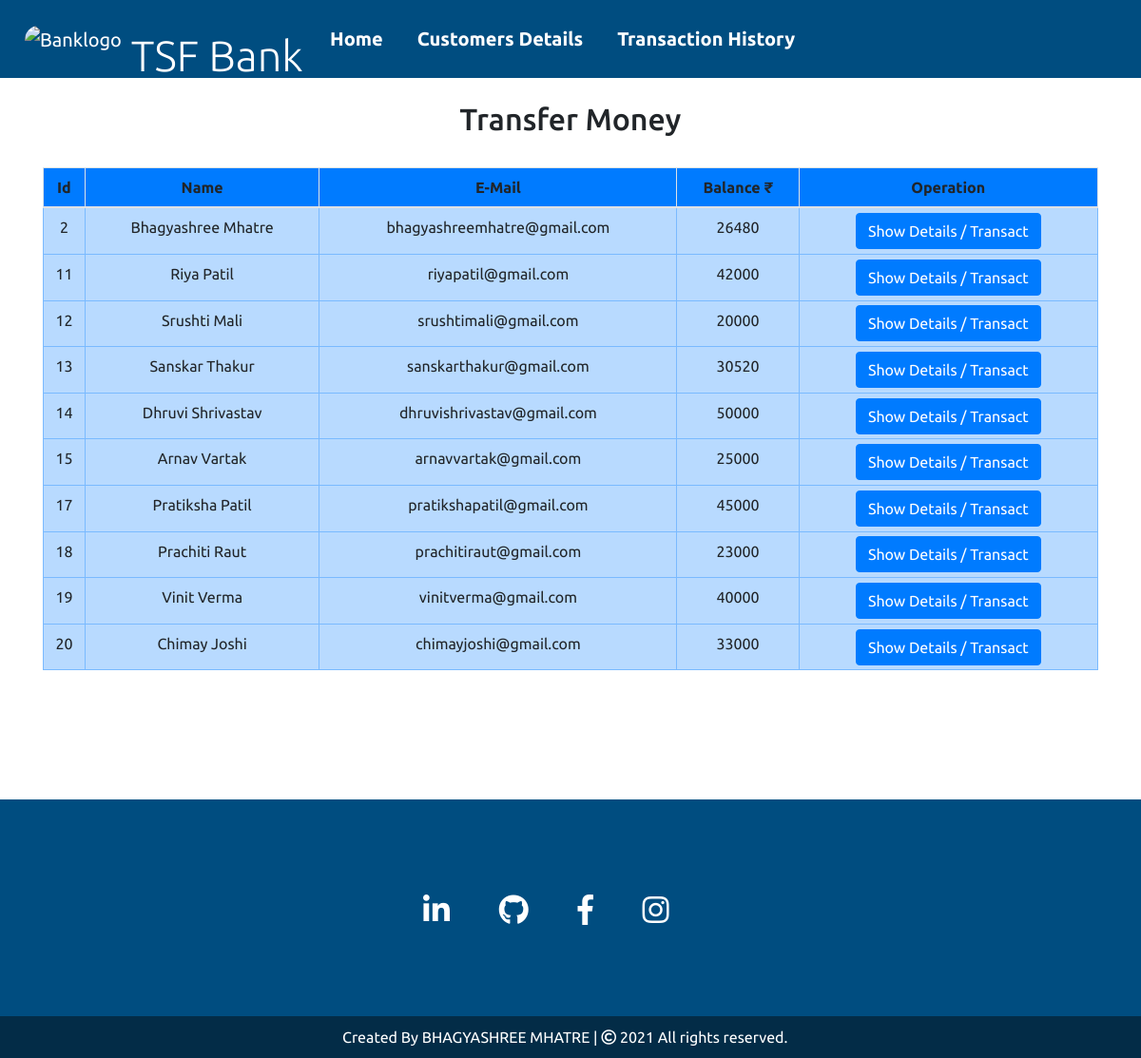
The app's page /transfermoney.php with its own data.
### tables this page shows
CREATE TABLE `users` (
  `id` int(3) NOT NULL,
  `name` text NOT NULL,
  `email` varchar(30) NOT NULL,
  `balance` int(8) NOT NULL
);

### transfermoney.php (the view, shortened to what this page needs)
<!DOCTYPE html>
<html lang="en">
<head>
    <link rel="stylesheet" href="https://maxcdn.bootstrapcdn.com/bootstrap/4.0.0/css/bootstrap.min.css">
    <link rel="stylesheet" href="css/style.css">
</head>
<body>
    <?php
    include 'config.php';
    $sql = "SELECT * FROM users";
    $result = mysqli_query($conn, $sql);
    ?>
    <?php include 'navbar.php';
    ?>
    <div class="container">
        <h2 class="text-center pt-4">Transfer Money</h2>
        <br>
        <div class="row">
            <div class="col">
                <div class="table-responsive-sm">
                    <table class="table table-hover table-sm table-striped table-condensed table-bordered ">
                        <thead>
                            <tr class="bg-primary">
                                <th scope="col" class="text-center py-2">Id</th>
                                <th scope="col" class="text-center py-2">Name</th>
                                <th scope="col" class="text-center py-2">E-Mail</th>
                                <th scope="col" class="text-center py-2">Balance ₹</th>
                                <th scope="col" class="text-center py-2">Operation</th>
                            </tr>
                        </thead>
                        <tbody>
                            <?php
                            while ($rows = mysqli_fetch_assoc($result)) {
                            ?>
                                <tr class="table-primary">
                                    <td class="text-center py-2"><?php echo $rows['id'] ?></td>
                                    <td class="text-center py-2"><?php echo $rows['name'] ?></td>
                                    <td class="text-center py-2"><?php echo $rows['email'] ?></td>
                                    <td class="text-center py-2"><?php echo $rows['balance'] ?></td>
                                    <td class="text-center"><a href="selecteduserdetail.php?id= <?php echo $rows['id']; ?>"> <button type="button" class="btn btn-primary">Show Details / Transact</button></a></td>
                                </tr>
                            <?php
                            }
                            ?>
                        </tbody>
                    </table>
                </div>
            </div>
        </div>
    </div>
    <footer>
        <div class="container">
            <div class="row">
                <div class="col-md-12 py-5">
                    <div class="mb-5 social">
                        <i style="color:white" class="fab fa-linkedin-in fa-lg white-text mr-md-5 mr-3 fa-2x"></i>
                        <i style="color:white" class="fab fa-github fa-lg white-text mr-md-5 mr-3 fa-2x"></i>
                        <i style="color:white" class="fab fa-facebook-f fa-lg white-text mr-md-5 mr-3 fa-2x"></i>
                        <i style="color:white" class="fab fa-instagram fa-lg white-text mr-md-5 mr-3 fa-2x"></i>
                    </div>
                </div>
            </div>
        </div>
        <div class="copyright">Created By BHAGYASHREE MHATRE</a> | <span class="far fa-copyright"></span> 2021 All rights reserved.</div>
    </footer>
</body>
</html>

### navbar.php (shortened to what this page needs)
<!DOCTYPE html>
<html>
<head>
	<link rel="stylesheet" href="https://stackpath.bootstrapcdn.com/bootstrap/4.4.1/css/bootstrap.min.css">
	<link rel="stylesheet" href="/css/style.css">
	<link rel="stylesheet" href="css/font-awesome.min.css">
	<link rel="stylesheet" href="https://use.fontawesome.com/releases/v5.0.13/css/all.css">
</head>
<body>
	<nav class="navbar navbar-expand-md bgcolor ">
		<div class="logo">
			<a class="navbar-brand" href="index.php"><img src="img/logo3.jpg" alt="Banklogo">
				<span class="heading">TSF Bank</span>
			</a>
		</div>
		<div class="collapse navbar-collapse navhover" id="navbarToggler">
			<ul class="navbar-nav">
				<li class="nav-item active">
					<a class="nav-link" href="index.php">Home<span class="sr-only">(current)</span></a>
				</li>
				<li class="nav-item active">
					<a class="nav-link" href="transfermoney.php">Customers Details<span class="sr-only">(current)</span></a>
				</li>
				<li class="nav-item active">
					<a class="nav-link" href="transactionhistory.php">Transaction History<span class="sr-only">(current)</span></a>
				</li>
			</ul>
		</div>
	</nav>
</body>
</html>

### style.css (style rules this page uses)
* { margin: 0; padding: 0; box-sizing: border-box; list-style-type: none; text-decoration: none; font-family: 'Ubuntu',sans-serif; }
.logo img { display: inline; width: 12%; margin: 0px 10px; border-radius: 15px; }
.navbar li a { font-size: 20px; color: white; margin: 10px; font-weight: 600; }
.heading { position: absolute; font-size: 45px; font-weight: 300; color: white; }
.logo a { color: white; }
.bgcolor { background-color : #004d80; }
footer { margin-top: 10%; background-color:#004d80; }
.copyright { color: white; background-color : #032c47; padding: 10px 20px; padding-left: 30%; }
.social { padding: 0 400px; padding-top: 5%; color: white; }

### transfermoney.php (style rules this page uses)
button { border: none; background: #d9d9d9; }

### navbar.php (style rules this page uses)
.navhover { padding-left: 15%; }

### records on screen
users: id "2", name "Bhagyashree Mhatre", email "bhagyashreemhatre@gmail.com", balance "26480"
users: id "11", name "Riya Patil", email "riyapatil@gmail.com", balance "42000"
users: id "12", name "Srushti Mali", email "srushtimali@gmail.com", balance "20000"
users: id "13", name "Sanskar Thakur", email "sanskarthakur@gmail.com", balance "30520"
users: id "14", name "Dhruvi Shrivastav", email "dhruvishrivastav@gmail.com", balance "50000"
users: id "15", name "Arnav Vartak", email "arnavvartak@gmail.com", balance "25000"
users: id "17", name "Pratiksha Patil", email "pratikshapatil@gmail.com", balance "45000"
users: id "18", name "Prachiti Raut", email "prachitiraut@gmail.com", balance "23000"
users: id "19", name "Vinit Verma", email "vinitverma@gmail.com", balance "40000"
users: id "20", name "Chimay Joshi", email "chimayjoshi@gmail.com", balance "33000"
